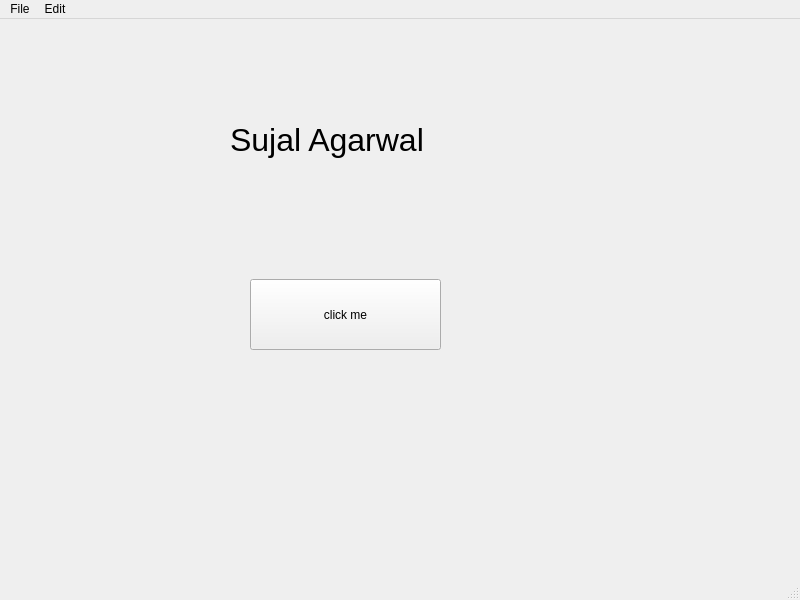
<?xml version="1.0" encoding="UTF-8"?>
<ui version="4.0">
 <class>MainWindow</class>
 <widget class="QMainWindow" name="MainWindow">
  <property name="geometry">
   <rect>
    <x>0</x>
    <y>0</y>
    <width>800</width>
    <height>600</height>
   </rect>
  </property>
  <property name="windowTitle">
   <string>MainWindow</string>
  </property>
  <widget class="QWidget" name="centralwidget">
   <widget class="QPushButton" name="pushButton">
    <property name="geometry">
     <rect>
      <x>250</x>
      <y>260</y>
      <width>191</width>
      <height>71</height>
     </rect>
    </property>
    <property name="text">
     <string>click me</string>
    </property>
   </widget>
   <widget class="QLabel" name="label">
    <property name="geometry">
     <rect>
      <x>230</x>
      <y>90</y>
      <width>241</width>
      <height>61</height>
     </rect>
    </property>
    <property name="font">
     <font>
      <pointsize>24</pointsize>
     </font>
    </property>
    <property name="acceptDrops">
     <bool>false</bool>
    </property>
    <property name="text">
     <string>Sujal Agarwal</string>
    </property>
    <property name="textFormat">
     <enum>Qt::AutoText</enum>
    </property>
   </widget>
  </widget>
  <widget class="QMenuBar" name="menubar">
   <property name="geometry">
    <rect>
     <x>0</x>
     <y>0</y>
     <width>800</width>
     <height>26</height>
    </rect>
   </property>
   <widget class="QMenu" name="menuFile">
    <property name="title">
     <string>File</string>
    </property>
    <addaction name="actionNew"/>
    <addaction name="actionSave"/>
   </widget>
   <widget class="QMenu" name="menuEdit">
    <property name="title">
     <string>Edit</string>
    </property>
    <addaction name="actionCopy"/>
    <addaction name="actionPaste"/>
   </widget>
   <addaction name="menuFile"/>
   <addaction name="menuEdit"/>
  </widget>
  <widget class="QStatusBar" name="statusbar"/>
  <action name="actionNew">
   <property name="text">
    <string>New</string>
   </property>
   <property name="statusTip">
    <string>Create a new file</string>
   </property>
   <property name="shortcut">
    <string>Ctrl+N</string>
   </property>
  </action>
  <action name="actionSave">
   <property name="text">
    <string>Save</string>
   </property>
   <property name="statusTip">
    <string>Save a File</string>
   </property>
  </action>
  <action name="actionPaste">
   <property name="text">
    <string>Paste</string>
   </property>
   <property name="statusTip">
    <string>Paste a File</string>
   </property>
   <property name="shortcut">
    <string>Ctrl+V</string>
   </property>
  </action>
  <action name="actionCopy">
   <property name="text">
    <string>Copy</string>
   </property>
   <property name="statusTip">
    <string>Copy a File</string>
   </property>
   <property name="shortcut">
    <string>Ctrl+C</string>
   </property>
  </action>
 </widget>
 <resources/>
 <connections/>
</ui>
